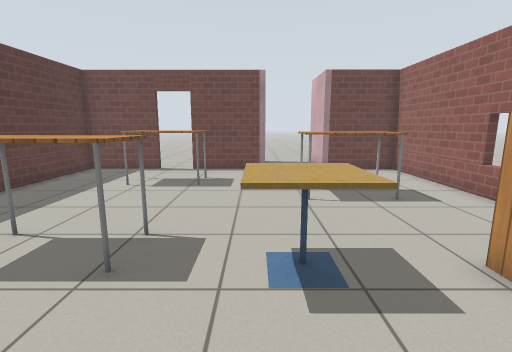
View 1 (above)

14 first-person views from a walk through a robot-simulator world made for Gazebo. The camera is 1.1 m above the floor, tilts 10° down and sees 85° across. The floor is counted in squares, 0.5 m on a side. Each view is taken from the middle of a square. On the plan, view 1 faces up. The plan holds only what a view shows up to about 17 squares ahead; the rest is blank. Gazebo's built-in surfaces are drawn with simple patterns.

View 2
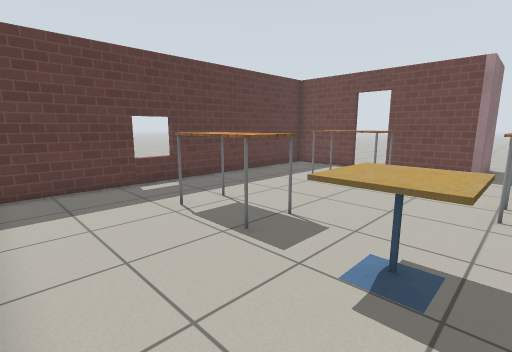

View 3
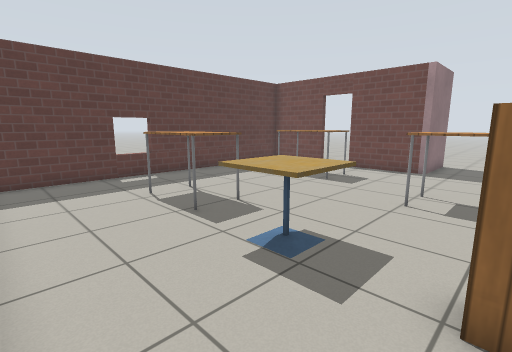

View 4
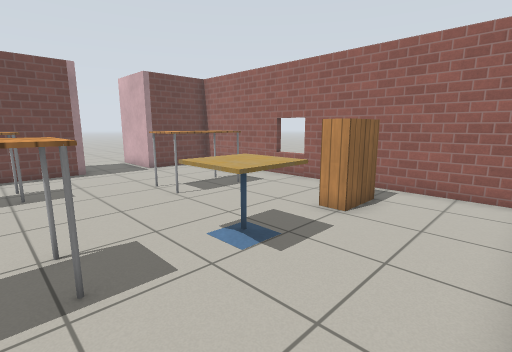

View 5
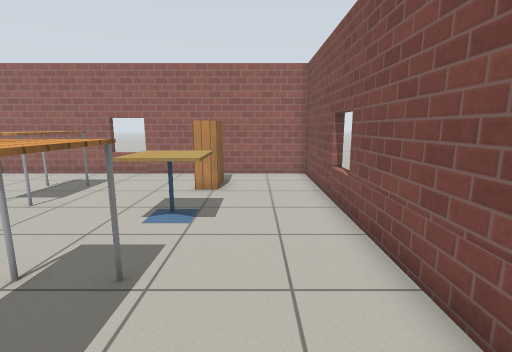

View 6
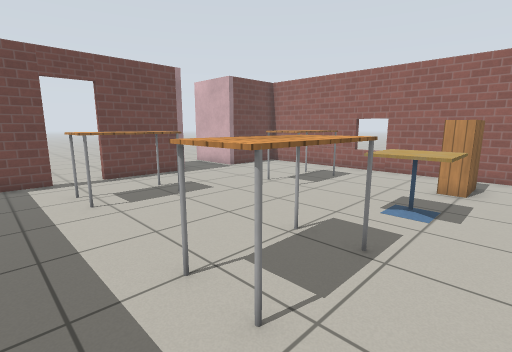

View 7
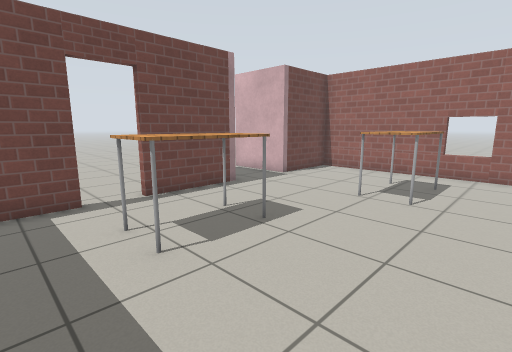

View 8
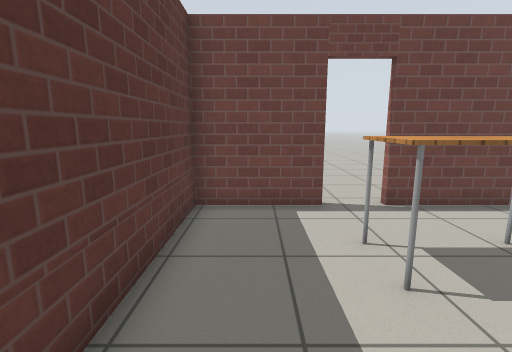

View 9
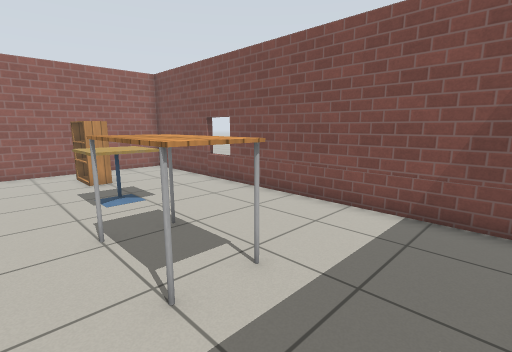

View 10
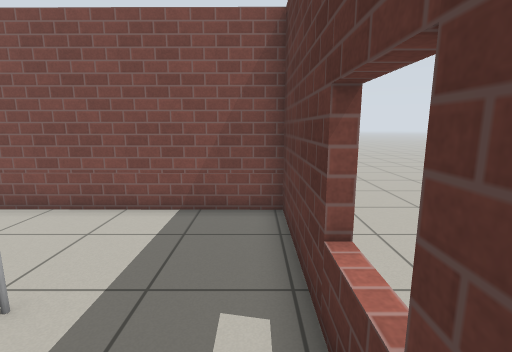

View 11
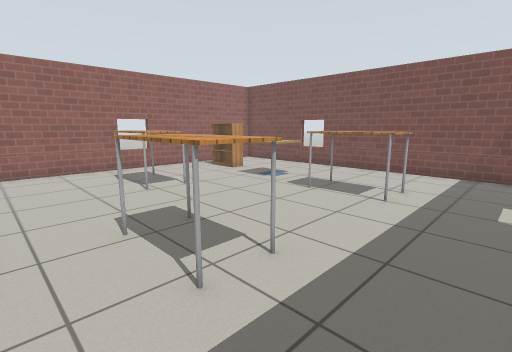

View 12
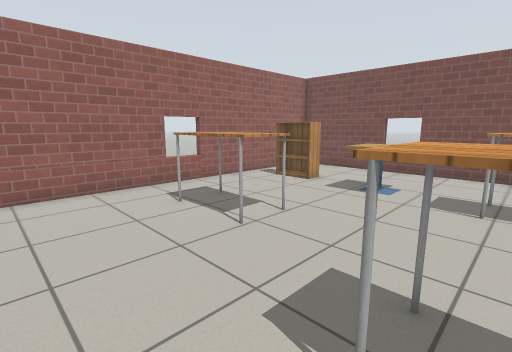

View 13
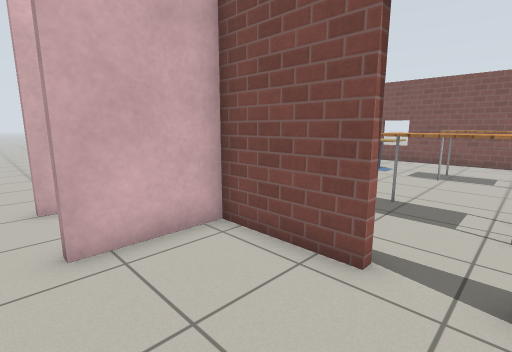

View 14
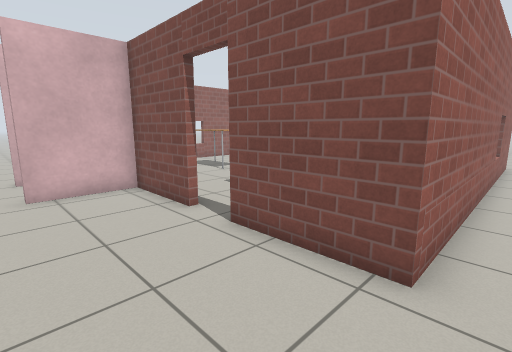

### Floor plan
Points are (right, up) in squares from view 1. A wall is a line through its corners. A room is listed if a view was taken in it or the views show most of it. See-through windows are left out.
Room 1 (views 1, 2, 3, 4, 5, 6, 7, 8, 9, 10, 11, 12)
walls: (-5, 14.7) (-8.7, 14.7) (-8.7, -0.2) (7.2, -0.3) (7.2, 14.7) (3.5, 14.7) (3.5, 18.2) (3.9, 18.2); (2.4, -0.7) (2.4, -0.2); (0.5, 18.3) (0.5, 14.7) (-3.4, 14.7)
ways out: opening at (0, 19) to room 2; open door at (-4.5, 15) to room 2; opening at (4, 19)
objects: table (-5, 4) to (-2, 5); table (-5, 11) to (-2, 12); cafe table (0, 3) to (1, 5); table (2, 9) to (4, 10); bookshelf (4, 4) to (5, 4)
Room 2 (views 13, 14)
walls: (-3.4, 15) (0.2, 15) (0.2, 18.3); (-9, 15) (-5.1, 15)
ways out: opening at (0, 19) to room 1; open door at (-4.5, 15) to room 1; opening at (-10, 15)

Positions as (right, up) in squares from view 1, and headings:
1: (0, 0), facing up
2: (2, 0), facing up-left
3: (4, 0), facing up-left
4: (-3, 0), facing up-right
5: (-6, 2), facing right
6: (-7, 2), facing up-right
7: (-7, 6), facing up-right
8: (-7, 7), facing up
9: (-8, 7), facing down-right
10: (-8, 7), facing down
11: (-8, 14), facing down-right
12: (-3, 14), facing down-right
13: (-5, 19), facing down-right
14: (-10, 19), facing down-right
